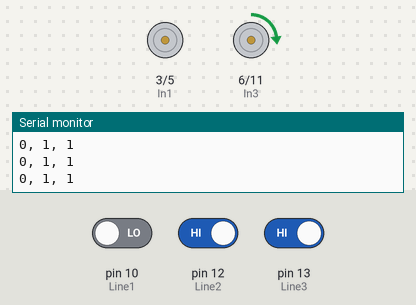
The sketch below on a simulated Arduino Uno, built with avr-gcc and run on an emulated ATmega328P. On the bench: motor-driver pin pairs drawn as motors (green arrow = first pin HIGH = forward, orange = second pin HIGH = backward, longer = more drive), the last lines printed to the serial monitor. The inputs (shaded band) are chosen by the test bench; at power-on: pin 10 (Line1) LOW, pin 12 (Line2) HIGH, pin 13 (Line3) HIGH.

Above: at 1.2 s.
1.3 s: pin 10 (Line1) driven HIGH
At 1.7 s:
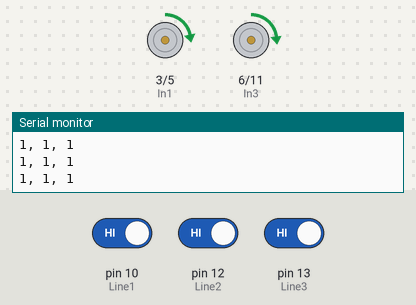
2.8 s: pin 12 (Line2) driven LOW
At 4.0 s:
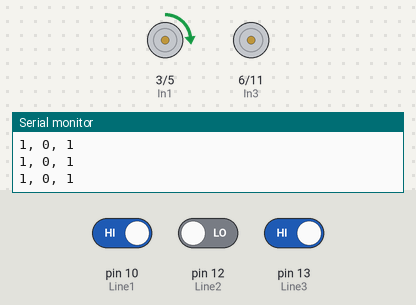
4.3 s: pin 12 (Line2) driven HIGH
At 5.2 s:
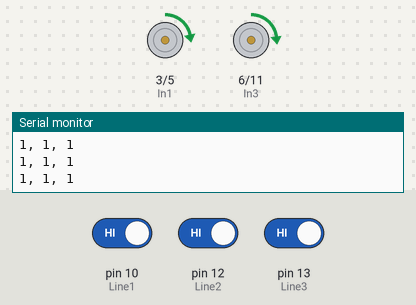
5.8 s: pin 13 (Line3) driven LOW
At 6.4 s:
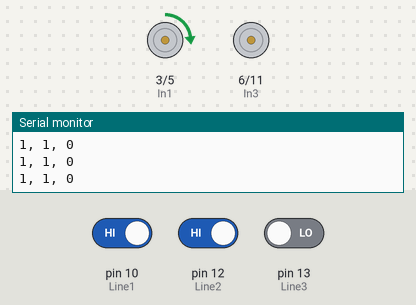
Timing chart, 0 to 8.8 s (numbered marks = the images above; inputs shaded):
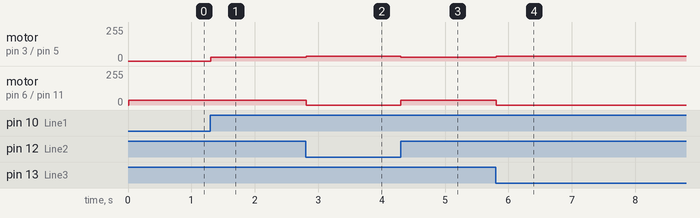

Measured:
- after the input at 1.3 s, motor on pin 3 (In1) / pin 5 (In2): stopped → forward 30/255 at once
- after the input at 2.8 s, motor on pin 3 (In1) / pin 5 (In2): forward 30/255 → forward 35/255 at once; motor on pin 6 (In3) / pin 11 (In4): forward 35/255 → stopped at once
- after the input at 4.3 s, motor on pin 3 (In1) / pin 5 (In2): forward 35/255 → forward 30/255 at once; motor on pin 6 (In3) / pin 11 (In4): stopped → forward 35/255 at once
- after the input at 5.8 s, motor on pin 3 (In1) / pin 5 (In2): forward 30/255 → forward 35/255 at once; motor on pin 6 (In3) / pin 11 (In4): forward 35/255 → stopped at once

The sketch:

SMSNO_LineFollowing.ino
```cpp
// MiddleSchoolOfEngineering
//
// Authors:  Greg Yenney, Sean Siddens, Jake Yenney
//
// Based on StemCenterUSA: LineFollowing

/*
#include <SoftwareSerial.h>

const int myRx = 7;  // Shield: Rx=7, Tx=8
const int myTx = 8;  // Board:  Rx=4, Tx=2


char inputBuffer[256];
int commandValue = -1;


SoftwareSerial mySerial(myRx, myTx);
*/

const int Line1 = 10;     // was 7 Left Line Sensor
const int Line2 = 12;     // was 8 Center Line Sensor
const int Line3 = 13;     // was 10 Right Sensor

const int In1 = 3;      // In1
const int In2 = 5;      // In2
const int In3 = 6;     // In3
const int In4 = 11;     // In4


// NO SMS, goFlag must be true
boolean   goFlag = true;

/*
boolean   turnLeftFlag = false;
boolean   turnRightFlag = false;
*/

void setup()
{
  // initialize the pins

  /*
  pinMode(myRx, INPUT_PULLUP);
  pinMode(myTx, OUTPUT);
  */

  pinMode(In1, OUTPUT);
  pinMode(In2, OUTPUT);
  pinMode(In3, OUTPUT);
  pinMode(In4, OUTPUT);
  pinMode(Line1, INPUT);
  pinMode(Line2, INPUT);
  pinMode(Line3, INPUT);


  /*
  mySerial.begin(19200);
  */

  Serial.begin(19200);


  Serial.println ("Press \'s <enter>\' to Send a message and press \'r <enter>\' to receive a message.");


}

void loop()
{
  int slow, fast;
  int speed1;
  int speed2;

  //int speedFactor = .5;
  //// fast = 100
  //fast=75;
  //slow=0;


  // Original
  //fast=40;
  //slow=0;
  fast=35;
  slow=0;


  int L1;
  int L2;
  int L3;
  int dir;
  while(1==1)
  {

    /*
    if (Serial.available() > 0)
    {
      switch(Serial.read())
      {
        case 's':
          Serial.println("Send Message.");
          SendMessage("Hello, from the SMS_car_controller!");
          break;

        case 't':
          Serial.println("Sending.");
          SendMessage("Hi");
          break;

        default:
          break;
      }
    }


    if (mySerial.available()>0)
    {
      mySerial.readBytes(inputBuffer, 255);

      // print the original data that came in from the txt.
      //
      Serial.println();
      Serial.println("ORIGINAL_DATA: ");
      Serial.write(inputBuffer);
      Serial.println("ORIGINAL_DATA_END");
      // send the message to processTxt function which will read the txt to determine info:
      //    The phone number of sender
      //    The txt message itself
      // processTxt gets the message in order to determine action for car.
      //
      commandValue = processTxt(inputBuffer, sizeof(inputBuffer));
    }

    for (int j = 0 ; j < 256 ; j++)
    {
        inputBuffer[j] = 0;
    }


    // take appropriate action based on the command that was returned.


    if (commandValue != -1)
    {

      switch(commandValue)
      {
        case 1:
          Serial.println("GO-ing");
          forward(speed1, speed2);
          goFlag = true;
          turnLeftFlag = false;
          turnRightFlag = false;
          break;


        case 2:
          Serial.println("STOP-ing.");
          //stopNow();
          forward(0,0);
          goFlag = false;
          turnLeftFlag = false;
          turnRightFlag = false;
          break;

        case 3:
          Serial.println("Turning Left");
          turnLeftFlag = true;
          break;

        case 4:
          Serial.println("Turning Right");
          turnRightFlag = true;
          break;


        case 99:
          Serial.println("Sending status.");
          SendMessage("STATUS MSG");
          break;

        default:
          break;

      }
      Serial.print("Command is: ");
      Serial.println(commandValue);
      commandValue = -1;
    }

    */


    if (goFlag)
    {

        L1 = digitalRead(Line1);
        L2 = digitalRead(Line2);
        L3 = digitalRead(Line3);
        Serial.print(L1);
        Serial.print(", ");
        Serial.print(L2);
        Serial.print(", ");
        Serial.println(L3);

        //if(L1 == 1 & L2 == 0 & L3 == 0)
        if(L1 == 1 & L3 == 0)  // this navigates thick lines better.
        {
            //Left sees black, center & right see white
            //Turn left
            dir = 1;
            speed1=slow;
            speed2=fast;
            //forward(speed1, speed2);
        }
        else if (L1 == 0  & L2 == 0 & L3 == 0)  // was 1, 1, 1
        {
            //All sensors see white, All LEDs are on
            // Off the track or line is between sensors.
            speed1=30;
            speed2=30;
            //forward(speed1, speed2);
        }
        else if (L1 == 0 & L2 == 1 & L3 == 0)
        {
            //left sees white, center black and right white
            // left LED is on, center LED is off, right LED is on
            //go forward fast
            //speed1=40;
            //speed2=35;
            speed1=35;
            speed2=30;
            //forward(speed1, speed2);
        }
        else if (L1 == 1 & L2 == 1 & L3 == 1)  // was 0, 0, 0,
        {
            //All sensors see black, All LEDs are off
            //go forward fast
            //speed1=40;
            //speed2=35;
            /*
            if (turnLeftFlag)
            {
                turnLeftFlag = false;
                speed1=30;
                speed2=50;
                forward(speed1, speed2);
                delay(500);
                speed1 = 35;
                speed2 = 30;
                //forward(speed1, speed2);
            }
            else if (turnRightFlag)
            {
                turnRightFlag = false;
                speed1=50;
                speed2=30;
                forward(speed1, speed2);
                delay(500);
                speed1 = 35;
                speed2 = 30;
                //forward(speed1, speed2);
            }
            else  */
            {

                // no turn just go forward.
                speed1=35;
                speed2=30;
                //forward(speed1, speed2);
            }
        }
        //else if (L1 == 0 & L2 == 0 & L3 == 1)
        else if (L1 == 0 & L3 == 1)     // this navigates thick lines better.
        {
            //left & center see white, right sees black
            //turn right
            dir=2;
            speed1=fast;
            speed2=slow;
            //forward(speed1, speed2);
        }
        else
        {
            if(dir == 1)
            {
                speed1=fast;
                speed2=slow;
                //forward(speed1, speed2);
            }
            else
            {
                speed1=slow;
                speed2=fast;
                //forward(speed1, speed2);
            }
        }

        forward(speed1, speed2);

    }   // end if goFlag
  }
}

void reverse(int speed1, int speed2)
{
analogWrite(In4, speed1);
analogWrite(In3, 0);
analogWrite(In2, speed2);
analogWrite(In1, 0);
return;
}

void forward (int speed1, int speed2)
{
analogWrite(In4, 0);
analogWrite(In3, speed1);
analogWrite(In2, 0);
analogWrite(In1, speed2);
return;
}

void stopNow()
{
  analogWrite(In4, 0);
  analogWrite(In3, 0);
  analogWrite(In2, 0);
  analogWrite(In1, 0);
  return;
}

/*
void SendMessage(String message)
{
  Serial.println("SendMessage()");
  mySerial.println("AT+CMGF=1");    //Sets the GSM Module in Text Mode
  delay(100);  // Delay of 1000 milli seconds = 1 second
  mySerial.println("AT+CMGS=\"8053900976\"\r"); // Replace x with mobile number
  delay(100);
  mySerial.print("<Car_Controller_Message=");// The SMS text you want to send
  delay(100);
  mySerial.print(message);
  delay(100);
  mySerial.println(">");
  mySerial.println((char)26);// ASCII code of CTRL+Z
  delay(100);
}

int processTxt (String buffer, int buffsize)
{
    Serial.println("In processTxt");

    int command = -1;

    //Serial.println(buffer);

    // Txt Format from Phone:
    //
    // +CMT: "+18057270090","","16/03/15,23:57:58-28"
    // This is a multi-line txt message.
    // Second line is here.
    // Txt ends on this line.
    //
    // NOTE: There is a blank line at the end.


    // Txt Format from email txt:
    //
    // +CMT: "1410100007","","16/03/16,00:01:34-28"
    //
    // FRM:middleschoolengineer1@gmail.com
    // MSG:Hello, From python!
    // This is a multi-line txt message.
    //
    // NOTE:  There is a blank line at the end.

    String numberPreamble = "+CMT: \"";
    String message;
    String listenerPhonePrefix = "ListenerPhoneNumber=";

    // Get the phone number of the txt sender.
    //
    int senderNumBegin = buffer.indexOf(numberPreamble) + numberPreamble.length();
    int senderNumEnd = buffer.indexOf("\",", senderNumBegin);
    String senderNumber = buffer.substring(senderNumBegin, senderNumEnd);
    Serial.print("Phone Number: ");
    Serial.println(senderNumber);

    // Get the message itself
    //
    int messageBegin = buffer.indexOf("\n", senderNumEnd) + 1;
    message = buffer.substring(messageBegin, buffer.length() - 1);
    Serial.println("TXT Message: ");
    Serial.println(message);

    String stopMessage = "STOP";
    String goMessage = "GO";
    String leftMessage = "LEFT";
    String rightMessage = "RIGHT";
    String statusMessage = "STATUS";

    if (buffer.indexOf(goMessage) > 0)
    {
        Serial.println("Message is Go!");
        // send emergency stop signal here.
        command = 1;
    }
    else if (buffer.indexOf(stopMessage) > 0 )
    {
        Serial.println("Message is Stop!");
        // send emergency stop signal here.
        command = 2;
    }
    else if (buffer.indexOf(leftMessage) > 0 )
    {
        Serial.println("Message is Stop!");
        // send emergency stop signal here.
        command = 3;
    }
    else if (buffer.indexOf(rightMessage) > 0 )
    {
        Serial.println("Message is Stop!");
        // send emergency stop signal here.
        command = 4;
    }
    else if (buffer.indexOf(statusMessage) > 0)
    {
        command = 99;
    }
    else
    {
        Serial.println("Message is unhandled!");
    }

    Serial.println("returning from processTxt");

    return (command);
}

*/
```
